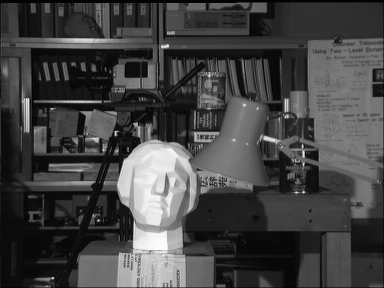
#> input picture 三维重建/tsukuba_l.png, 384 x 288 px
$ python SGBM.py
#> lines starting #> are read from the running program, lines starting #| are printed output that depends on the picture
import cv2
import numpy as np
from pylab import *
#SGBM法
window_size = 5 # 匹配的块大小 > = 1的奇数
min_disp = 32 # 最小可能的差异值
num_disp = 192-min_disp # 最大差异减去最小差异
blockSize = window_size # 匹配的块大小
uniquenessRatio = 1 # 最佳（最小）计算成本函数值
speckleRange = 3 # 每个连接组件内的最大视差变化
speckleWindowSize = 3 # 平滑视差区域的最大尺寸
disp12MaxDiff = 500 # 左右视差检查中允许的最大差异
P1 = 600 # 控制视差平滑度的第一个参数
P2 = 2400 # 第二个参数控制视差平滑度
imgL = cv2.imread('tsukuba_l.png') # 左目图像
#> imgL is the input picture: shape (288, 384, 3); min 0, max 252, mean 67.6
imgR = cv2.imread('tsukuba_r.png') # 右目图像
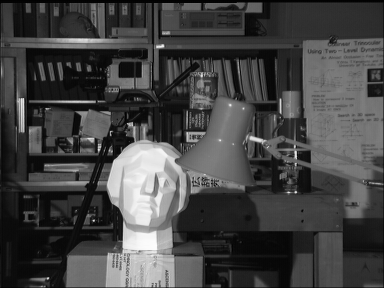
#> input picture 三维重建/tsukuba_r.png, 384 x 288 px
#> imgR is the input picture: shape (288, 384, 3); min 0, max 253, mean 68
# 创建StereoSGBM对象并计算
stereo = cv2.StereoSGBM_create(minDisparity = min_disp,numDisparities = num_disp,blockSize = window_size,uniquenessRatio = uniquenessRatio,speckleRange = speckleRange,speckleWindowSize = speckleWindowSize,disp12MaxDiff = disp12MaxDiff,P1 = P1,P2 = P2)
disp = stereo.compute(imgL, imgR).astype(np.float32)/16  # 计算视差图
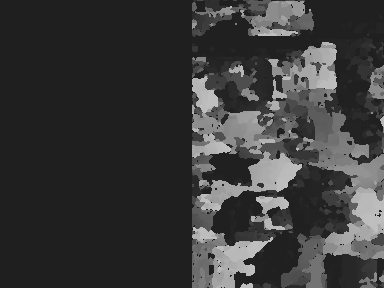
#> disp: shape (288, 384) float32; min 31, max 191, mean 58.1
plt.imsave('Depth_SGBM.jpg', (disp-min_disp)/num_disp)# 显示视差图结果
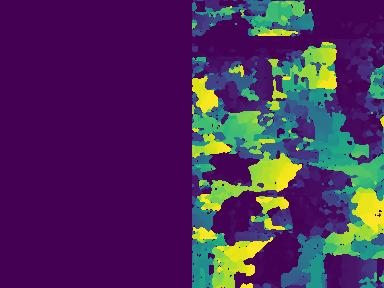
#> saved as Depth_SGBM.jpg: shape (288, 384, 3); mean R, G, B 76, 46, 91.1
